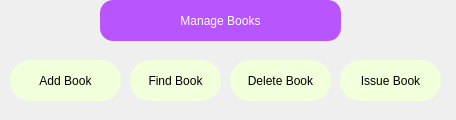
<?xml version="1.0" encoding="UTF-8"?>
<ui version="4.0">
 <class>ManageBooks</class>
 <widget class="QDialog" name="ManageBooks">
  <property name="geometry">
   <rect>
    <x>0</x>
    <y>0</y>
    <width>456</width>
    <height>120</height>
   </rect>
  </property>
  <property name="windowTitle">
   <string>Manage Books</string>
  </property>
  <property name="styleSheet">
   <string notr="true">QPushButton{
background-color: rgb(242, 255, 219);

font: 350 9pt &quot;Segoe UI Variable Text Semiligh&quot;;

border-radius:20%;
border:2px;
font: 12pt &quot;Segoe UI&quot;;
}
QPushButton:hover{
        background-color: rgb(255, 231, 212)
}
</string>
  </property>
  <widget class="QPushButton" name="AddBook">
   <property name="geometry">
    <rect>
     <x>10</x>
     <y>60</y>
     <width>111</width>
     <height>41</height>
    </rect>
   </property>
   <property name="text">
    <string>Add Book</string>
   </property>
  </widget>
  <widget class="QPushButton" name="DeleteBook">
   <property name="geometry">
    <rect>
     <x>230</x>
     <y>60</y>
     <width>101</width>
     <height>41</height>
    </rect>
   </property>
   <property name="text">
    <string>Delete Book</string>
   </property>
  </widget>
  <widget class="QPushButton" name="FindBook">
   <property name="geometry">
    <rect>
     <x>130</x>
     <y>60</y>
     <width>91</width>
     <height>41</height>
    </rect>
   </property>
   <property name="text">
    <string>Find Book</string>
   </property>
  </widget>
  <widget class="QPushButton" name="pushButton_3">
   <property name="geometry">
    <rect>
     <x>340</x>
     <y>60</y>
     <width>101</width>
     <height>41</height>
    </rect>
   </property>
   <property name="text">
    <string>Issue Book</string>
   </property>
  </widget>
  <widget class="QLabel" name="label_6">
   <property name="geometry">
    <rect>
     <x>100</x>
     <y>0</y>
     <width>241</width>
     <height>41</height>
    </rect>
   </property>
   <property name="styleSheet">
    <string notr="true">font: 20pt &quot;Arial&quot;;
color:white;
background-color:rgb(184, 85, 255);
border-radius:13%;</string>
   </property>
   <property name="text">
    <string>Manage Books</string>
   </property>
   <property name="alignment">
    <set>Qt::AlignCenter</set>
   </property>
  </widget>
 </widget>
 <resources/>
 <connections/>
</ui>
